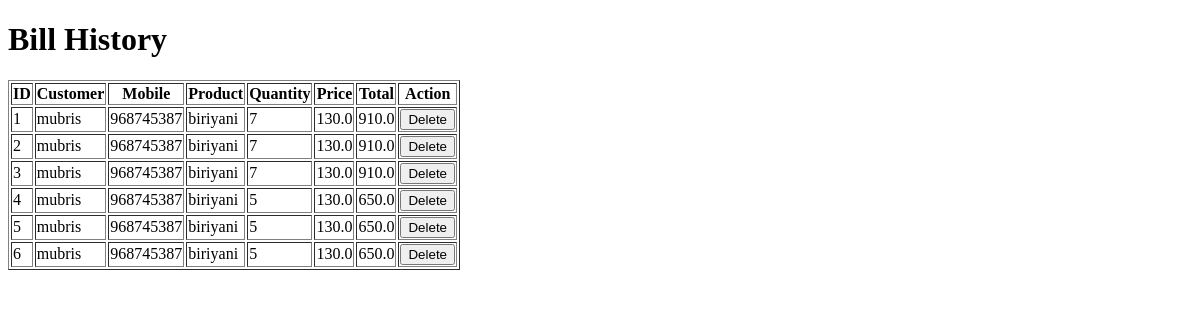
Before: /history with the older database file.
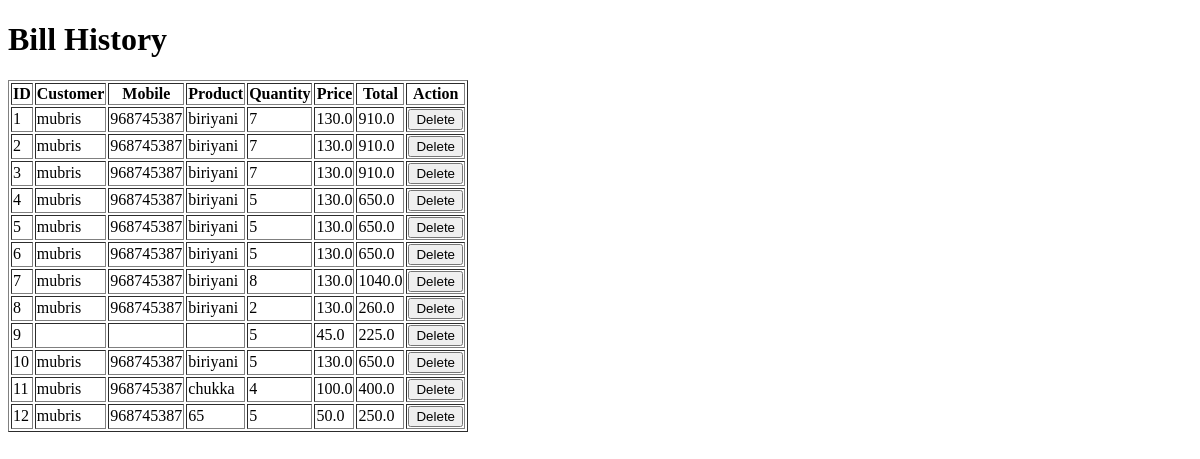
After: the same page with the newer database file.
### app.py (models this page shows)
class Bill(db.Model):
    id = db.Column(db.Integer, primary_key=True)
    customer_name = db.Column(db.String(100))
    mobile = db.Column(db.String(20))
    product = db.Column(db.String(100))
    quantity = db.Column(db.Integer)
    price = db.Column(db.Float)
    total = db.Column(db.Float)

### app.py (the view)
@app.route("/history")
def history():
    bills = Bill.query.all()
    return render_template("history.html", bills=bills)

### templates/history.html (shortened to what this page needs)
<!DOCTYPE html>
<html>
<head>
</head>
<body>
<h1>Bill History</h1>
<table border="1">
    <tr>
        <th>ID</th>
        <th>Customer</th>
        <th>Mobile</th>
        <th>Product</th>
        <th>Quantity</th>
        <th>Price</th>
        <th>Total</th>
        <th>Action</th>
    </tr>
    {% for bill in bills %}
    <tr>
        <td>{{ bill.id }}</td>
        <td>{{ bill.customer_name }}</td>
        <td>{{ bill.mobile }}</td>
        <td>{{ bill.product }}</td>
        <td>{{ bill.quantity }}</td>
        <td>{{ bill.price }}</td>
        <td>{{ bill.total }}</td>
        <td>
    <a href="/delete/{{ bill.id }}">
        <button>Delete</button>
    </a>
</td>
    </tr>
    {% endfor %}
</table>
</body>
</html>

Changed rows visible on the page:
added Bill: id "7", customer_name "mubris", mobile "968745387", product "biriyani", quantity "8", price "130.0", total "1040.0"
added Bill: id "8", customer_name "mubris", mobile "968745387", product "biriyani", quantity "2", price "130.0", total "260.0"
added Bill: id "9", quantity "5", price "45.0", total "225.0"
added Bill: id "10", customer_name "mubris", mobile "968745387", product "biriyani", quantity "5", price "130.0", total "650.0"
added Bill: id "11", customer_name "mubris", mobile "968745387", product "chukka", quantity "4", price "100.0", total "400.0"
added Bill: id "12", customer_name "mubris", mobile "968745387", product "65", quantity "5", price "50.0", total "250.0"
